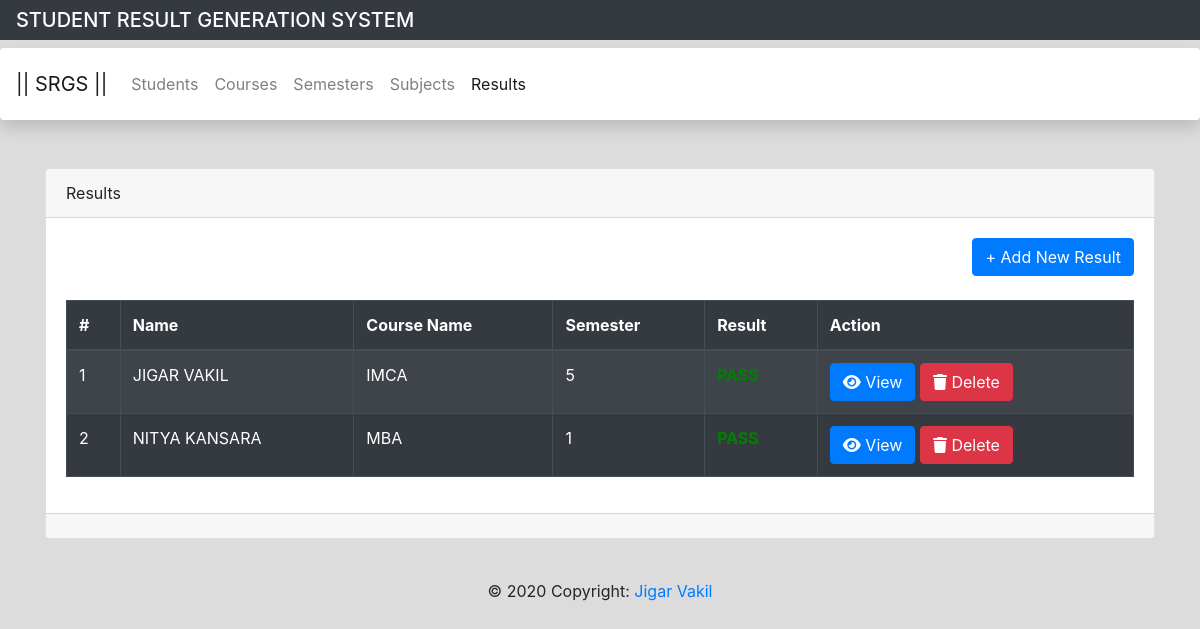
The page /result.php on the database its author committed.
### tables this page shows
CREATE TABLE `tbl_result` (
  `nm_resultid` int(11) NOT NULL,
  `nm_studentid` int(11) NOT NULL,
  `nm_subid1` int(11) NOT NULL,
  `nm_subid2` int(11) NOT NULL,
  `nm_subid3` int(11) NOT NULL,
  `nm_subid4` int(11) NOT NULL,
  `nm_subid5` int(11) NOT NULL,
  `nm_sub1_mark` int(11) NOT NULL,
  `nm_sub2_mark` int(11) NOT NULL,
  `nm_sub3_mark` int(11) NOT NULL,
  `nm_sub4_mark` int(11) NOT NULL,
  `nm_sub5_mark` int(11) NOT NULL,
  `nm_total` int(11) NOT NULL,
  `nm_persantage` int(11) NOT NULL,
  `nm_result` int(11) NOT NULL
);

CREATE TABLE `tbl_student` (
  `nm_studentid` int(11) NOT NULL,
  `sz_name` varchar(50) NOT NULL,
  `nm_semid` int(11) NOT NULL,
  `sz_email` varchar(50) NOT NULL,
  `nm_contact` bigint(10) NOT NULL
);

CREATE TABLE `tbl_course` (
  `nm_courseid` int(11) NOT NULL,
  `sz_coursename` varchar(30) NOT NULL
);

CREATE TABLE `tbl_sem` (
  `nm_semid` int(11) NOT NULL,
  `nm_courseid` int(11) NOT NULL,
  `nm_sem` int(11) NOT NULL
);

### result.php (the view, shortened to what this page needs)
<?php
    include("include/connection.php");
?>
<!doctype html>
<html lang="en">
<head>
    <link rel="stylesheet" href="https://stackpath.bootstrapcdn.com/bootstrap/4.3.1/css/bootstrap.min.css"
>
</head>
<body style="background-color:gainsboro">
    <?php include('include/header.php') ?>
    <div class="container">
        <div class="card">
            <div class="card-header">Results</div>
            <div class="card-body">
                <div class="row">
                    <div class="col-md-12" align="right">
                        <a href="addresult.php" class="btn btn-primary">+ Add New Result</a>
                        <br>
                        <br>
                        <table class="table table-dark table-striped" border="1">
                            <thead>
                                <tr>
                                    <th>#</th>
                                    <th>Name</th>
                                    <th>Course Name</th>
                                    <th>Semester</th>
                                    <th>Result</th>
                                    <th>Action</th>
                                </tr>
                            </thead>
                            <tbody>
                                <?php
                                    $i=1;
                                    $sql="
                                    select * from tbl_result as r
                                    join tbl_student as sub
                                    on sub.nm_studentid=r.nm_studentid
                                    join tbl_sem as s
                                    on sub.nm_semid=s.nm_semid
                                    join tbl_course as c
                                    on c.nm_courseid=s.nm_courseid";
                                    $res=mysqli_query($con,$sql);
                                    while($r=mysqli_fetch_assoc($res))
                                    {
                                ?>
                                <tr>
                                    <td><?= $i++ ?></td>
                                    <td><?= strtoupper($r['sz_name']) ?></td>
                                    <td><?= strtoupper($r['sz_coursename']) ?></td>
                                    <td><?= strtoupper($r['nm_sem']) ?></td>
                                    <td>
                                        <?php
                                            if($r['nm_result']==0)
                                                echo "<b style='color:red'>FAIL</b>";
                                            else
                                            echo "<b style='color:green'>PASS</b>";
                                        ?>
                                    </td>
                                    <td>
                                        <a href="viewresult.php?id=<?= $r['nm_resultid'] ?>" class="btn btn-primary"><i class="fas fa-eye "></i>  View</a>
                                        <a href="result.php?del=<?= $r['nm_resultid'] ?>" class="btn btn-danger"><i
                                                class="fas fa-trash"></i> Delete</a>
                                </tr>
                                <?php
                                    }
                                ?>
                            </tbody>
                        </table>
                    </div>
                </div>
            </div>
            <div class="card-footer">
            </div>
        </div>
    </div>
    <?php include("include/footer.php"); ?>
</body>
</html>

### rows shown on the page
tbl_result: nm_studentid.sz_name "JIGAR VAKIL", tbl_course.sz_coursename "IMCA", tbl_sem.nm_sem "5"
tbl_result: nm_studentid.sz_name "NITYA KANSARA", tbl_course.sz_coursename "MBA", tbl_sem.nm_sem "1"
